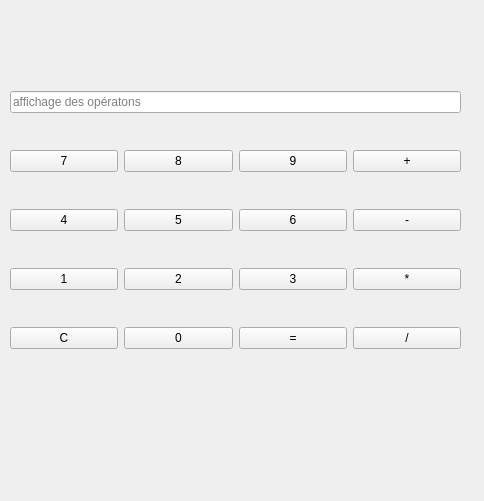
<?xml version="1.0" encoding="UTF-8"?>
<ui version="4.0">
 <class>Calculatrice</class>
 <widget class="QWidget" name="Calculatrice">
  <property name="geometry">
   <rect>
    <x>0</x>
    <y>0</y>
    <width>484</width>
    <height>501</height>
   </rect>
  </property>
  <property name="windowTitle">
   <string>Calculatrice</string>
  </property>
  <widget class="QWidget" name="layoutWidget">
   <property name="geometry">
    <rect>
     <x>10</x>
     <y>60</y>
     <width>451</width>
     <height>321</height>
    </rect>
   </property>
   <layout class="QGridLayout" name="gridLayout">
    <item row="2" column="2">
     <widget class="QPushButton" name="pushButton6">
      <property name="text">
       <string>6</string>
      </property>
     </widget>
    </item>
    <item row="4" column="1">
     <widget class="QPushButton" name="pushButton0">
      <property name="text">
       <string>0</string>
      </property>
     </widget>
    </item>
    <item row="3" column="2">
     <widget class="QPushButton" name="pushButton3">
      <property name="text">
       <string>3</string>
      </property>
     </widget>
    </item>
    <item row="3" column="3">
     <widget class="QPushButton" name="pushButtonMultiplier">
      <property name="text">
       <string>*</string>
      </property>
     </widget>
    </item>
    <item row="2" column="1">
     <widget class="QPushButton" name="pushButton5">
      <property name="text">
       <string>5</string>
      </property>
     </widget>
    </item>
    <item row="3" column="0">
     <widget class="QPushButton" name="pushButton1">
      <property name="text">
       <string>1</string>
      </property>
     </widget>
    </item>
    <item row="1" column="3">
     <widget class="QPushButton" name="pushButtonPlus">
      <property name="text">
       <string>+</string>
      </property>
     </widget>
    </item>
    <item row="4" column="0">
     <widget class="QPushButton" name="pushButtonClear">
      <property name="text">
       <string>C</string>
      </property>
     </widget>
    </item>
    <item row="0" column="0" colspan="4">
     <widget class="QLineEdit" name="lineEditAfficheur">
      <property name="layoutDirection">
       <enum>Qt::LeftToRight</enum>
      </property>
      <property name="text">
       <string/>
      </property>
      <property name="placeholderText">
       <string>affichage des opératons</string>
      </property>
     </widget>
    </item>
    <item row="2" column="0">
     <widget class="QPushButton" name="pushButton4">
      <property name="text">
       <string>4</string>
      </property>
     </widget>
    </item>
    <item row="3" column="1">
     <widget class="QPushButton" name="pushButton2">
      <property name="text">
       <string>2</string>
      </property>
     </widget>
    </item>
    <item row="1" column="0">
     <widget class="QPushButton" name="pushButton7">
      <property name="text">
       <string>7</string>
      </property>
     </widget>
    </item>
    <item row="4" column="3">
     <widget class="QPushButton" name="pushButtonDiviser">
      <property name="text">
       <string>/</string>
      </property>
     </widget>
    </item>
    <item row="1" column="1">
     <widget class="QPushButton" name="pushButton8">
      <property name="text">
       <string>8</string>
      </property>
     </widget>
    </item>
    <item row="1" column="2">
     <widget class="QPushButton" name="pushButton9">
      <property name="text">
       <string>9</string>
      </property>
     </widget>
    </item>
    <item row="4" column="2">
     <widget class="QPushButton" name="pushButtonEgal">
      <property name="text">
       <string>=</string>
      </property>
     </widget>
    </item>
    <item row="2" column="3">
     <widget class="QPushButton" name="pushButtonMoins">
      <property name="text">
       <string>-</string>
      </property>
     </widget>
    </item>
   </layout>
  </widget>
 </widget>
 <resources/>
 <connections/>
</ui>
